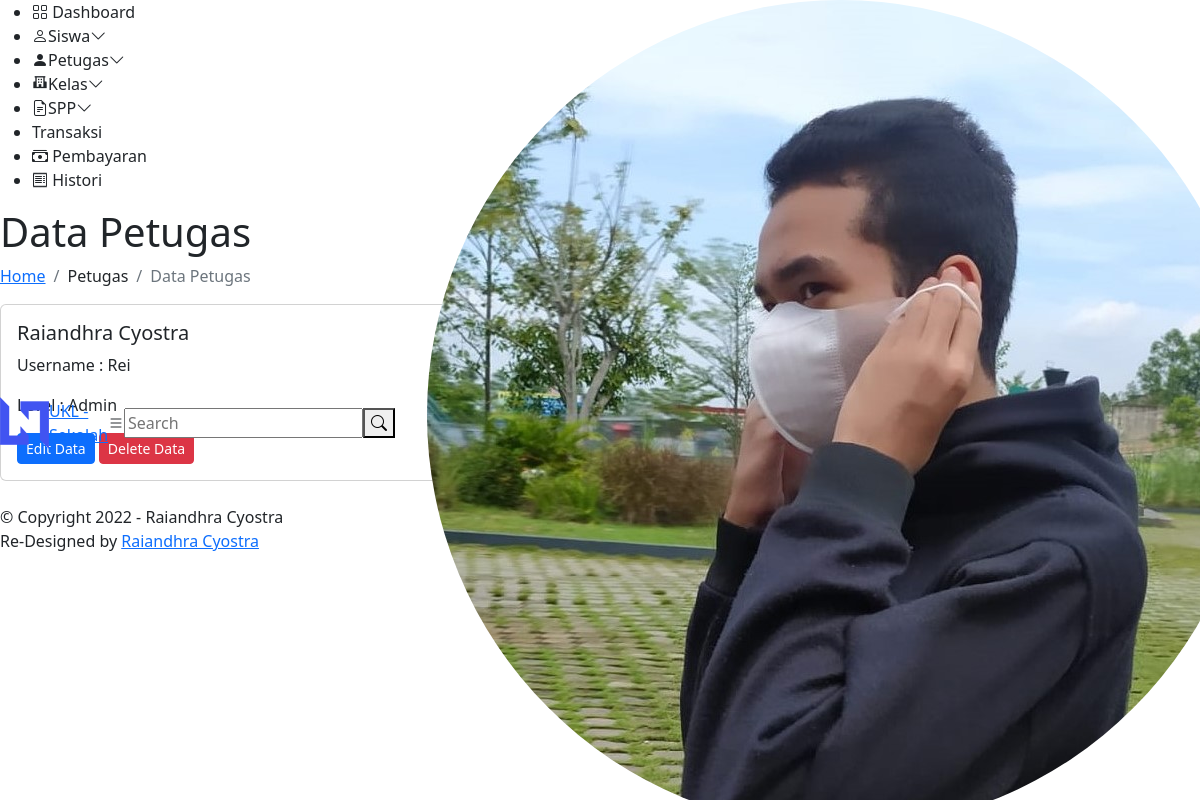
The page /Admin/tam_petugas.php (signed in) on the database its author committed.
### tables this page shows
CREATE TABLE `petugas` (
  `id_petugas` int(11) NOT NULL,
  `username` varchar(25) NOT NULL,
  `password` varchar(255) NOT NULL,
  `nama_petugas` varchar(35) NOT NULL,
  `level` enum('Petugas','Admin') NOT NULL
);

### Admin/tam_petugas.php (the view, shortened to what this page needs)
<!DOCTYPE html>
<html lang="en">
<head>
  <link href="/SPP/Assets/vendor/bootstrap/css/bootstrap.min.css" rel="stylesheet">
  <link href="/SPP/Assets/vendor/bootstrap-icons/bootstrap-icons.css" rel="stylesheet">
  <link href="/SPP/Assets/vendor/boxicons/css/boxicons.min.css" rel="stylesheet">
  <link href="/SPP/Assets/vendor/quill/quill.snow.css" rel="stylesheet">
  <link href="/SPP/Assets/vendor/quill/quill.bubble.css" rel="stylesheet">
  <link href="/SPP/Assets/vendor/remixicon/remixicon.css" rel="stylesheet">
  <link href="/SPP/Assets/vendor/simple-datatables/style.css" rel="stylesheet">
  <link href="/SPP/Assets/css/style.css" rel="stylesheet">
</head>
<body>
  <?php
    include "navbar.php";
  ?>
  <main id="main" class="main">
    <div class="pagetitle">
      <h1>Data Petugas</h1>
      <nav>
        <ol class="breadcrumb">
          <li class="breadcrumb-item"><a href="dashboard.php">Home</a></li>
          <li class="breadcrumb-item">Petugas</li>
          <li class="breadcrumb-item active">Data Petugas</li>
        </ol>
      </nav>
    </div>
    <section class="section">
      <div class="row">
        <?php
            $conn=mysqli_connect('localhost', 'root', '', 'sekolah');
            $qry_petugas = mysqli_query($conn,"select * from petugas");
            while($data_petugas = mysqli_fetch_array($qry_petugas)) {
        ?>
            <div class="col-lg-6">
                <div class="card">
                <div class="card-body">
                    <h5 class="card-title"><?=$data_petugas['nama_petugas'];?></h5>
                    <p>Username : <?=$data_petugas['username'];?></p>
                    <p>Level : <?=$data_petugas['level'];?></p>
                    <a href="u_petugas.php?id_petugas=<?=$data_petugas['id_petugas']?>" class="btn btn-primary btn-sm" title="Update Data">Edit Data</a>
                    <a href="h_petugas.php?id_petugas=<?=$data_petugas['id_petugas']?>" class="btn btn-danger btn-sm" title="Delete Data" onclick="return confirm('Apakah anda yakin ingin menghapus petugas?')">Delete Data</a>
                </div>
                </div>
            </div>
        <?php
            }
        ?>
        </div>
    </section>
  </main>
  <a href="#" class="back-to-top d-flex align-items-center justify-content-center"><i class="bi bi-arrow-up-short"></i></a>
  <?php
    include "footer.php";
  ?>
</body>
</html>

### rows shown on the page
petugas: nama_petugas "Raiandhra Cyostra", username "Rei", level "Admin"
